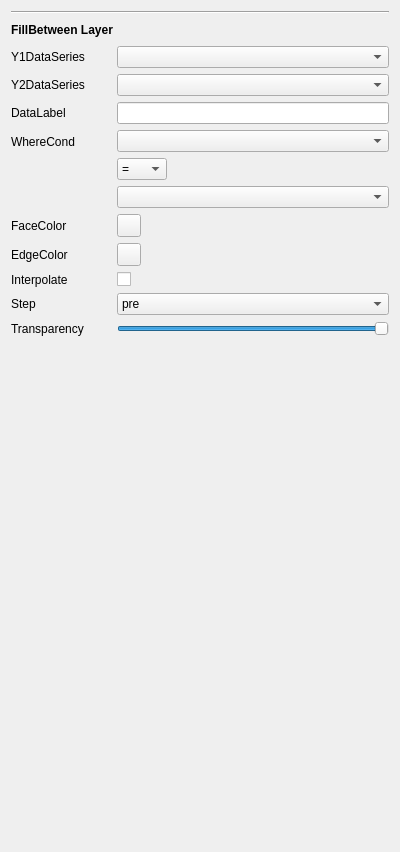
<?xml version="1.0" encoding="UTF-8"?>
<ui version="4.0">
 <class>Form</class>
 <widget class="QWidget" name="Form">
  <property name="geometry">
   <rect>
    <x>0</x>
    <y>0</y>
    <width>400</width>
    <height>852</height>
   </rect>
  </property>
  <property name="windowTitle">
   <string>Form</string>
  </property>
  <layout class="QVBoxLayout" name="verticalLayout">
   <item>
    <widget class="Line" name="line">
     <property name="orientation">
      <enum>Qt::Orientation::Horizontal</enum>
     </property>
    </widget>
   </item>
   <item>
    <layout class="QHBoxLayout" name="horizontalLayout">
     <item>
      <widget class="QLabel" name="label">
       <property name="font">
        <font>
         <bold>true</bold>
        </font>
       </property>
       <property name="text">
        <string>FillBetween Layer</string>
       </property>
      </widget>
     </item>
     <item>
      <spacer name="horizontalSpacer">
       <property name="orientation">
        <enum>Qt::Orientation::Horizontal</enum>
       </property>
       <property name="sizeHint" stdset="0">
        <size>
         <width>40</width>
         <height>20</height>
        </size>
       </property>
      </spacer>
     </item>
     <item>
      <widget class="QToolButton" name="toolButton">
       <property name="styleSheet">
        <string notr="true">border-radius: 10px;</string>
       </property>
       <property name="text">
        <string/>
       </property>
       <property name="icon">
        <iconset resource="../resources/resources.qrc">
         <normaloff>:/icon/icons/minus-button.png</normaloff>:/icon/icons/minus-button.png</iconset>
       </property>
      </widget>
     </item>
    </layout>
   </item>
   <item>
    <layout class="QFormLayout" name="formLayout">
     <item row="0" column="0">
      <widget class="QLabel" name="y_series_label">
       <property name="minimumSize">
        <size>
         <width>100</width>
         <height>0</height>
        </size>
       </property>
       <property name="text">
        <string>Y1DataSeries</string>
       </property>
      </widget>
     </item>
     <item row="0" column="1">
      <widget class="QComboBox" name="y1_series_combo">
       <property name="maximumSize">
        <size>
         <width>16777215</width>
         <height>16777215</height>
        </size>
       </property>
      </widget>
     </item>
     <item row="1" column="0">
      <widget class="QLabel" name="label_4">
       <property name="text">
        <string>Y2DataSeries</string>
       </property>
      </widget>
     </item>
     <item row="1" column="1">
      <widget class="QComboBox" name="y2_series_combo"/>
     </item>
     <item row="2" column="0">
      <widget class="QLabel" name="label_24">
       <property name="text">
        <string>DataLabel</string>
       </property>
      </widget>
     </item>
     <item row="2" column="1">
      <widget class="QLineEdit" name="data_label_line">
       <property name="maximumSize">
        <size>
         <width>16777215</width>
         <height>16777215</height>
        </size>
       </property>
      </widget>
     </item>
     <item row="9" column="1">
      <spacer name="verticalSpacer">
       <property name="orientation">
        <enum>Qt::Orientation::Vertical</enum>
       </property>
       <property name="sizeHint" stdset="0">
        <size>
         <width>20</width>
         <height>40</height>
        </size>
       </property>
      </spacer>
     </item>
     <item row="3" column="1">
      <layout class="QVBoxLayout" name="verticalLayout_2">
       <item>
        <widget class="QComboBox" name="where_first_combo">
         <property name="maximumSize">
          <size>
           <width>16777215</width>
           <height>16777215</height>
          </size>
         </property>
        </widget>
       </item>
       <item>
        <widget class="QComboBox" name="where_eq_combo">
         <property name="maximumSize">
          <size>
           <width>50</width>
           <height>16777215</height>
          </size>
         </property>
         <item>
          <property name="text">
           <string>=</string>
          </property>
         </item>
         <item>
          <property name="text">
           <string>&gt;</string>
          </property>
         </item>
         <item>
          <property name="text">
           <string>&lt;</string>
          </property>
         </item>
         <item>
          <property name="text">
           <string>&gt;=</string>
          </property>
         </item>
         <item>
          <property name="text">
           <string>&lt;=</string>
          </property>
         </item>
        </widget>
       </item>
       <item>
        <widget class="QComboBox" name="where_second_combo">
         <property name="maximumSize">
          <size>
           <width>16777215</width>
           <height>16777215</height>
          </size>
         </property>
        </widget>
       </item>
      </layout>
     </item>
     <item row="3" column="0">
      <widget class="QLabel" name="label_5">
       <property name="text">
        <string>WhereCond</string>
       </property>
      </widget>
     </item>
     <item row="4" column="1">
      <widget class="QToolButton" name="face_color_btn">
       <property name="text">
        <string/>
       </property>
      </widget>
     </item>
     <item row="4" column="0">
      <widget class="QLabel" name="label_33">
       <property name="text">
        <string>FaceColor</string>
       </property>
      </widget>
     </item>
     <item row="5" column="1">
      <widget class="QToolButton" name="edge_color_btn">
       <property name="text">
        <string/>
       </property>
      </widget>
     </item>
     <item row="5" column="0">
      <widget class="QLabel" name="label_8">
       <property name="text">
        <string>EdgeColor</string>
       </property>
      </widget>
     </item>
     <item row="6" column="1">
      <widget class="QCheckBox" name="interpolate_check">
       <property name="text">
        <string/>
       </property>
      </widget>
     </item>
     <item row="6" column="0">
      <widget class="QLabel" name="label_9">
       <property name="text">
        <string>Interpolate</string>
       </property>
      </widget>
     </item>
     <item row="7" column="1">
      <widget class="QComboBox" name="step_combo">
       <property name="frame">
        <bool>true</bool>
       </property>
       <item>
        <property name="text">
         <string>pre</string>
        </property>
       </item>
       <item>
        <property name="text">
         <string>post</string>
        </property>
       </item>
       <item>
        <property name="text">
         <string>mid</string>
        </property>
       </item>
      </widget>
     </item>
     <item row="7" column="0">
      <widget class="QLabel" name="label_2">
       <property name="text">
        <string>Step</string>
       </property>
      </widget>
     </item>
     <item row="8" column="1">
      <widget class="QSlider" name="transparency_slider">
       <property name="maximum">
        <number>100</number>
       </property>
       <property name="value">
        <number>100</number>
       </property>
       <property name="orientation">
        <enum>Qt::Orientation::Horizontal</enum>
       </property>
      </widget>
     </item>
     <item row="8" column="0">
      <widget class="QLabel" name="label_16">
       <property name="text">
        <string>Transparency</string>
       </property>
      </widget>
     </item>
    </layout>
   </item>
  </layout>
 </widget>
 <resources>
  <include location="../resources/resources.qrc"/>
 </resources>
 <connections/>
</ui>
